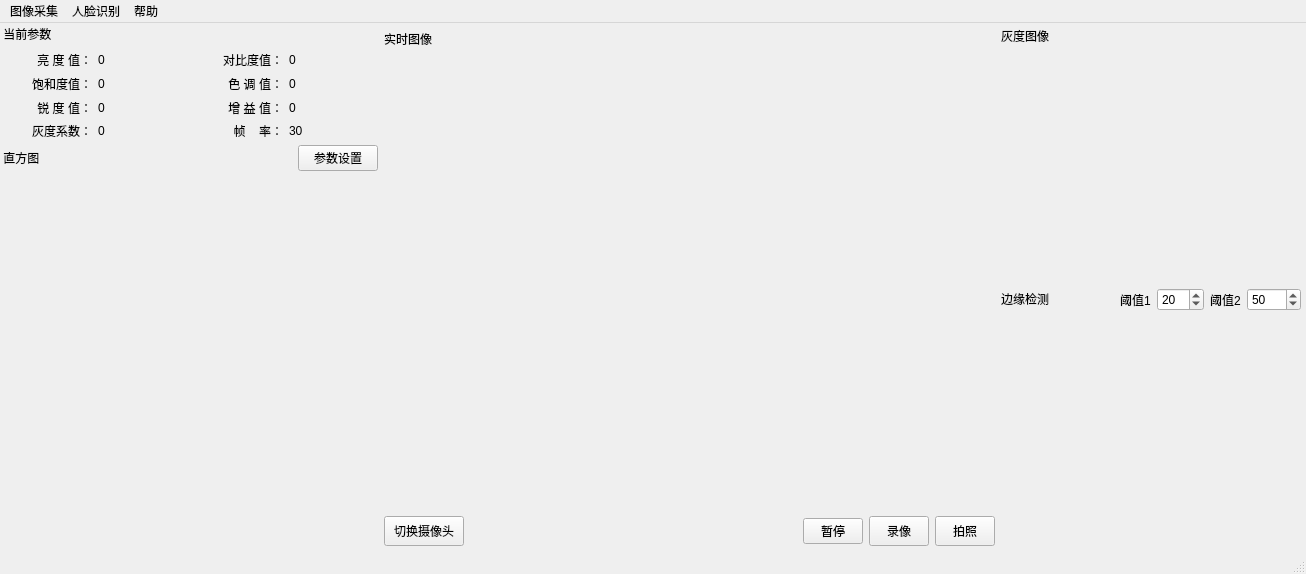
<?xml version="1.0" encoding="UTF-8"?>
<ui version="4.0">
 <class>MainWindow</class>
 <widget class="QMainWindow" name="MainWindow">
  <property name="geometry">
   <rect>
    <x>0</x>
    <y>0</y>
    <width>1306</width>
    <height>574</height>
   </rect>
  </property>
  <property name="minimumSize">
   <size>
    <width>10</width>
    <height>10</height>
   </size>
  </property>
  <property name="windowTitle">
   <string>USB摄像头图像获取及处理软件</string>
  </property>
  <property name="toolTip">
   <string/>
  </property>
  <property name="statusTip">
   <string/>
  </property>
  <widget class="QWidget" name="centralwidget">
   <widget class="QWidget" name="layoutWidget">
    <property name="geometry">
     <rect>
      <x>0</x>
      <y>0</y>
      <width>1301</width>
      <height>523</height>
     </rect>
    </property>
    <layout class="QHBoxLayout" name="horizontalLayout_4">
     <item>
      <layout class="QVBoxLayout" name="verticalLayout_3">
       <item>
        <widget class="QLabel" name="label_pro">
         <property name="minimumSize">
          <size>
           <width>100</width>
           <height>22</height>
          </size>
         </property>
         <property name="maximumSize">
          <size>
           <width>16777215</width>
           <height>23</height>
          </size>
         </property>
         <property name="text">
          <string> 当前参数</string>
         </property>
        </widget>
       </item>
       <item>
        <layout class="QGridLayout" name="gridLayout">
         <item row="1" column="0">
          <widget class="QLabel" name="Label_sat">
           <property name="minimumSize">
            <size>
             <width>0</width>
             <height>16</height>
            </size>
           </property>
           <property name="text">
            <string>饱和度值：</string>
           </property>
           <property name="alignment">
            <set>Qt::AlignRight|Qt::AlignTrailing|Qt::AlignVCenter</set>
           </property>
          </widget>
         </item>
         <item row="2" column="0">
          <widget class="QLabel" name="Label_sha">
           <property name="minimumSize">
            <size>
             <width>0</width>
             <height>16</height>
            </size>
           </property>
           <property name="text">
            <string>锐 度 值：</string>
           </property>
           <property name="alignment">
            <set>Qt::AlignRight|Qt::AlignTrailing|Qt::AlignVCenter</set>
           </property>
          </widget>
         </item>
         <item row="2" column="3">
          <widget class="QLabel" name="Label_gaiV">
           <property name="text">
            <string>0</string>
           </property>
          </widget>
         </item>
         <item row="3" column="1">
          <widget class="QLabel" name="Label_gamV">
           <property name="text">
            <string>0</string>
           </property>
          </widget>
         </item>
         <item row="3" column="3">
          <widget class="QLabel" name="Label_FPSV">
           <property name="text">
            <string>30</string>
           </property>
          </widget>
         </item>
         <item row="0" column="2">
          <widget class="QLabel" name="Label_con">
           <property name="text">
            <string>对比度值：</string>
           </property>
           <property name="alignment">
            <set>Qt::AlignRight|Qt::AlignTrailing|Qt::AlignVCenter</set>
           </property>
          </widget>
         </item>
         <item row="2" column="1">
          <widget class="QLabel" name="Label_shaV">
           <property name="text">
            <string>0</string>
           </property>
          </widget>
         </item>
         <item row="2" column="2">
          <widget class="QLabel" name="Label_gai">
           <property name="text">
            <string>增 益 值：</string>
           </property>
           <property name="alignment">
            <set>Qt::AlignRight|Qt::AlignTrailing|Qt::AlignVCenter</set>
           </property>
          </widget>
         </item>
         <item row="1" column="3">
          <widget class="QLabel" name="Label_hueV">
           <property name="text">
            <string>0</string>
           </property>
          </widget>
         </item>
         <item row="3" column="0">
          <widget class="QLabel" name="Label_gam">
           <property name="minimumSize">
            <size>
             <width>0</width>
             <height>16</height>
            </size>
           </property>
           <property name="text">
            <string>灰度系数：</string>
           </property>
           <property name="alignment">
            <set>Qt::AlignRight|Qt::AlignTrailing|Qt::AlignVCenter</set>
           </property>
          </widget>
         </item>
         <item row="3" column="2">
          <widget class="QLabel" name="Label_FPS">
           <property name="minimumSize">
            <size>
             <width>0</width>
             <height>16</height>
            </size>
           </property>
           <property name="text">
            <string>帧    率：</string>
           </property>
           <property name="alignment">
            <set>Qt::AlignRight|Qt::AlignTrailing|Qt::AlignVCenter</set>
           </property>
          </widget>
         </item>
         <item row="0" column="1">
          <widget class="QLabel" name="Label_briV">
           <property name="text">
            <string>0</string>
           </property>
          </widget>
         </item>
         <item row="0" column="0">
          <widget class="QLabel" name="Label_bri">
           <property name="minimumSize">
            <size>
             <width>0</width>
             <height>16</height>
            </size>
           </property>
           <property name="layoutDirection">
            <enum>Qt::LeftToRight</enum>
           </property>
           <property name="text">
            <string>           亮 度 值：</string>
           </property>
           <property name="alignment">
            <set>Qt::AlignRight|Qt::AlignTrailing|Qt::AlignVCenter</set>
           </property>
          </widget>
         </item>
         <item row="0" column="3">
          <widget class="QLabel" name="Label_conV">
           <property name="text">
            <string>0    </string>
           </property>
          </widget>
         </item>
         <item row="1" column="1">
          <widget class="QLabel" name="Label_satV">
           <property name="text">
            <string>0</string>
           </property>
          </widget>
         </item>
         <item row="1" column="2">
          <widget class="QLabel" name="Label_hue">
           <property name="text">
            <string>色 调 值：</string>
           </property>
           <property name="alignment">
            <set>Qt::AlignRight|Qt::AlignTrailing|Qt::AlignVCenter</set>
           </property>
          </widget>
         </item>
        </layout>
       </item>
       <item>
        <layout class="QHBoxLayout" name="horizontalLayout_2">
         <item>
          <widget class="QLabel" name="label_hist">
           <property name="sizePolicy">
            <sizepolicy hsizetype="Preferred" vsizetype="Fixed">
             <horstretch>0</horstretch>
             <verstretch>0</verstretch>
            </sizepolicy>
           </property>
           <property name="minimumSize">
            <size>
             <width>100</width>
             <height>20</height>
            </size>
           </property>
           <property name="maximumSize">
            <size>
             <width>16777215</width>
             <height>20</height>
            </size>
           </property>
           <property name="text">
            <string> 直方图</string>
           </property>
          </widget>
         </item>
         <item>
          <spacer name="horizontalSpacer_3">
           <property name="orientation">
            <enum>Qt::Horizontal</enum>
           </property>
           <property name="sizeHint" stdset="0">
            <size>
             <width>138</width>
             <height>20</height>
            </size>
           </property>
          </spacer>
         </item>
         <item>
          <widget class="QPushButton" name="ButtonSet">
           <property name="cursor">
            <cursorShape>PointingHandCursor</cursorShape>
           </property>
           <property name="whatsThis">
            <string>&lt;html&gt;&lt;head/&gt;&lt;body&gt;&lt;p&gt;摄像头属性参数的设置&lt;/p&gt;&lt;/body&gt;&lt;/html&gt;</string>
           </property>
           <property name="text">
            <string>参数设置</string>
           </property>
          </widget>
         </item>
        </layout>
       </item>
       <item>
        <widget class="MatplotlibWidget" name="histWidget" native="true">
         <property name="minimumSize">
          <size>
           <width>378</width>
           <height>370</height>
          </size>
         </property>
        </widget>
       </item>
      </layout>
     </item>
     <item>
      <layout class="QVBoxLayout" name="verticalLayout">
       <item>
        <widget class="QLabel" name="label_cam">
         <property name="sizePolicy">
          <sizepolicy hsizetype="Fixed" vsizetype="Preferred">
           <horstretch>0</horstretch>
           <verstretch>0</verstretch>
          </sizepolicy>
         </property>
         <property name="minimumSize">
          <size>
           <width>100</width>
           <height>24</height>
          </size>
         </property>
         <property name="text">
          <string>实时图像</string>
         </property>
        </widget>
       </item>
       <item>
        <widget class="QLabel" name="imagelabel">
         <property name="enabled">
          <bool>true</bool>
         </property>
         <property name="sizePolicy">
          <sizepolicy hsizetype="Fixed" vsizetype="Fixed">
           <horstretch>0</horstretch>
           <verstretch>0</verstretch>
          </sizepolicy>
         </property>
         <property name="minimumSize">
          <size>
           <width>600</width>
           <height>450</height>
          </size>
         </property>
         <property name="maximumSize">
          <size>
           <width>600</width>
           <height>450</height>
          </size>
         </property>
         <property name="text">
          <string/>
         </property>
         <property name="pixmap">
          <pixmap>image/nonentity.png</pixmap>
         </property>
         <property name="scaledContents">
          <bool>true</bool>
         </property>
         <property name="alignment">
          <set>Qt::AlignCenter</set>
         </property>
        </widget>
       </item>
       <item>
        <layout class="QHBoxLayout" name="horizontalLayout_3">
         <item>
          <widget class="QPushButton" name="buttonChoose">
           <property name="sizePolicy">
            <sizepolicy hsizetype="Preferred" vsizetype="Preferred">
             <horstretch>0</horstretch>
             <verstretch>0</verstretch>
            </sizepolicy>
           </property>
           <property name="minimumSize">
            <size>
             <width>80</width>
             <height>23</height>
            </size>
           </property>
           <property name="maximumSize">
            <size>
             <width>1888</width>
             <height>223445</height>
            </size>
           </property>
           <property name="cursor">
            <cursorShape>PointingHandCursor</cursorShape>
           </property>
           <property name="layoutDirection">
            <enum>Qt::RightToLeft</enum>
           </property>
           <property name="text">
            <string>切换摄像头</string>
           </property>
          </widget>
         </item>
         <item>
          <spacer name="horizontalSpacer_2">
           <property name="orientation">
            <enum>Qt::Horizontal</enum>
           </property>
           <property name="sizeHint" stdset="0">
            <size>
             <width>388</width>
             <height>20</height>
            </size>
           </property>
          </spacer>
         </item>
         <item>
          <widget class="QPushButton" name="ButtonStop">
           <property name="minimumSize">
            <size>
             <width>60</width>
             <height>26</height>
            </size>
           </property>
           <property name="maximumSize">
            <size>
             <width>50</width>
             <height>16777215</height>
            </size>
           </property>
           <property name="cursor">
            <cursorShape>PointingHandCursor</cursorShape>
           </property>
           <property name="text">
            <string>暂停</string>
           </property>
           <property name="checkable">
            <bool>true</bool>
           </property>
          </widget>
         </item>
         <item>
          <widget class="QPushButton" name="buttonvideo">
           <property name="sizePolicy">
            <sizepolicy hsizetype="Preferred" vsizetype="Preferred">
             <horstretch>0</horstretch>
             <verstretch>0</verstretch>
            </sizepolicy>
           </property>
           <property name="minimumSize">
            <size>
             <width>60</width>
             <height>23</height>
            </size>
           </property>
           <property name="maximumSize">
            <size>
             <width>60</width>
             <height>30</height>
            </size>
           </property>
           <property name="cursor">
            <cursorShape>PointingHandCursor</cursorShape>
           </property>
           <property name="layoutDirection">
            <enum>Qt::RightToLeft</enum>
           </property>
           <property name="text">
            <string>录像</string>
           </property>
           <property name="checkable">
            <bool>true</bool>
           </property>
           <property name="checked">
            <bool>false</bool>
           </property>
          </widget>
         </item>
         <item>
          <widget class="QPushButton" name="buttoncamera">
           <property name="sizePolicy">
            <sizepolicy hsizetype="Preferred" vsizetype="Preferred">
             <horstretch>0</horstretch>
             <verstretch>0</verstretch>
            </sizepolicy>
           </property>
           <property name="minimumSize">
            <size>
             <width>60</width>
             <height>23</height>
            </size>
           </property>
           <property name="maximumSize">
            <size>
             <width>60</width>
             <height>30</height>
            </size>
           </property>
           <property name="cursor">
            <cursorShape>PointingHandCursor</cursorShape>
           </property>
           <property name="layoutDirection">
            <enum>Qt::RightToLeft</enum>
           </property>
           <property name="text">
            <string>拍照</string>
           </property>
          </widget>
         </item>
        </layout>
       </item>
      </layout>
     </item>
     <item>
      <layout class="QVBoxLayout" name="verticalLayout_2">
       <item>
        <widget class="QLabel" name="label_gray">
         <property name="sizePolicy">
          <sizepolicy hsizetype="Fixed" vsizetype="Fixed">
           <horstretch>100</horstretch>
           <verstretch>24</verstretch>
          </sizepolicy>
         </property>
         <property name="minimumSize">
          <size>
           <width>100</width>
           <height>22</height>
          </size>
         </property>
         <property name="maximumSize">
          <size>
           <width>16777215</width>
           <height>22</height>
          </size>
         </property>
         <property name="text">
          <string>灰度图像</string>
         </property>
        </widget>
       </item>
       <item>
        <widget class="QLabel" name="imageLabel_gray">
         <property name="sizePolicy">
          <sizepolicy hsizetype="Fixed" vsizetype="Fixed">
           <horstretch>0</horstretch>
           <verstretch>0</verstretch>
          </sizepolicy>
         </property>
         <property name="minimumSize">
          <size>
           <width>300</width>
           <height>225</height>
          </size>
         </property>
         <property name="maximumSize">
          <size>
           <width>300</width>
           <height>225</height>
          </size>
         </property>
         <property name="text">
          <string/>
         </property>
         <property name="pixmap">
          <pixmap>image/nonentity.png</pixmap>
         </property>
         <property name="scaledContents">
          <bool>true</bool>
         </property>
         <property name="alignment">
          <set>Qt::AlignCenter</set>
         </property>
        </widget>
       </item>
       <item>
        <layout class="QHBoxLayout" name="horizontalLayout">
         <item>
          <widget class="QLabel" name="cannyLabel">
           <property name="minimumSize">
            <size>
             <width>100</width>
             <height>22</height>
            </size>
           </property>
           <property name="maximumSize">
            <size>
             <width>16777215</width>
             <height>22</height>
            </size>
           </property>
           <property name="text">
            <string>边缘检测</string>
           </property>
          </widget>
         </item>
         <item>
          <spacer name="horizontalSpacer">
           <property name="orientation">
            <enum>Qt::Horizontal</enum>
           </property>
           <property name="sizeHint" stdset="0">
            <size>
             <width>40</width>
             <height>20</height>
            </size>
           </property>
          </spacer>
         </item>
         <item>
          <widget class="QLabel" name="lowThresholdLabel">
           <property name="text">
            <string>阈值1</string>
           </property>
          </widget>
         </item>
         <item>
          <widget class="QSpinBox" name="Threshold1">
           <property name="cursor">
            <cursorShape>PointingHandCursor</cursorShape>
           </property>
           <property name="maximum">
            <number>500</number>
           </property>
           <property name="value">
            <number>20</number>
           </property>
          </widget>
         </item>
         <item>
          <widget class="QLabel" name="highThresholdLabel">
           <property name="text">
            <string>阈值2</string>
           </property>
          </widget>
         </item>
         <item>
          <widget class="QSpinBox" name="Threshold2">
           <property name="cursor">
            <cursorShape>PointingHandCursor</cursorShape>
           </property>
           <property name="maximum">
            <number>1000</number>
           </property>
           <property name="value">
            <number>50</number>
           </property>
          </widget>
         </item>
        </layout>
       </item>
       <item>
        <widget class="QLabel" name="imageLabel_edge">
         <property name="sizePolicy">
          <sizepolicy hsizetype="Fixed" vsizetype="Fixed">
           <horstretch>0</horstretch>
           <verstretch>0</verstretch>
          </sizepolicy>
         </property>
         <property name="minimumSize">
          <size>
           <width>300</width>
           <height>225</height>
          </size>
         </property>
         <property name="maximumSize">
          <size>
           <width>300</width>
           <height>225</height>
          </size>
         </property>
         <property name="text">
          <string/>
         </property>
         <property name="pixmap">
          <pixmap>image/nonentity.png</pixmap>
         </property>
         <property name="scaledContents">
          <bool>true</bool>
         </property>
         <property name="alignment">
          <set>Qt::AlignCenter</set>
         </property>
        </widget>
       </item>
      </layout>
     </item>
    </layout>
   </widget>
  </widget>
  <widget class="QMenuBar" name="menubar">
   <property name="geometry">
    <rect>
     <x>0</x>
     <y>0</y>
     <width>1306</width>
     <height>23</height>
    </rect>
   </property>
   <widget class="QMenu" name="SettingMenu">
    <property name="title">
     <string>图像采集</string>
    </property>
    <addaction name="ChooseCameraAction"/>
    <addaction name="setPropertyAction"/>
    <addaction name="SaveSetAction"/>
    <addaction name="separator"/>
    <addaction name="DefaultAction"/>
   </widget>
   <widget class="QMenu" name="HelpMenu">
    <property name="title">
     <string>帮助</string>
    </property>
    <addaction name="AboutAction"/>
    <addaction name="HelpAction"/>
   </widget>
   <widget class="QMenu" name="menu">
    <property name="title">
     <string>人脸识别</string>
    </property>
    <addaction name="FaceDetection"/>
    <addaction name="FaceRecognition"/>
    <addaction name="separator"/>
    <addaction name="FaceCapture"/>
    <addaction name="ModelTraining"/>
   </widget>
   <addaction name="SettingMenu"/>
   <addaction name="menu"/>
   <addaction name="HelpMenu"/>
  </widget>
  <widget class="QStatusBar" name="status"/>
  <action name="setPropertyAction">
   <property name="text">
    <string>摄像头参数设置</string>
   </property>
   <property name="shortcut">
    <string>Alt+P</string>
   </property>
  </action>
  <action name="DefaultAction">
   <property name="text">
    <string>恢复初始值</string>
   </property>
   <property name="toolTip">
    <string>恢复初始值</string>
   </property>
   <property name="shortcut">
    <string>Ctrl+R</string>
   </property>
  </action>
  <action name="AboutAction">
   <property name="text">
    <string>关于</string>
   </property>
   <property name="shortcut">
    <string>Alt+A</string>
   </property>
  </action>
  <action name="HelpAction">
   <property name="text">
    <string>帮助</string>
   </property>
   <property name="shortcut">
    <string>Alt+H</string>
   </property>
  </action>
  <action name="ChooseCameraAction">
   <property name="text">
    <string>切换摄像头</string>
   </property>
   <property name="shortcut">
    <string>Alt+C</string>
   </property>
  </action>
  <action name="SaveSetAction">
   <property name="text">
    <string>图像获取设置</string>
   </property>
   <property name="shortcut">
    <string>Alt+S</string>
   </property>
  </action>
  <action name="FaceDetection">
   <property name="checkable">
    <bool>true</bool>
   </property>
   <property name="checked">
    <bool>false</bool>
   </property>
   <property name="enabled">
    <bool>true</bool>
   </property>
   <property name="text">
    <string>人脸检测</string>
   </property>
  </action>
  <action name="FaceRecognition">
   <property name="checkable">
    <bool>true</bool>
   </property>
   <property name="enabled">
    <bool>false</bool>
   </property>
   <property name="text">
    <string>人脸识别</string>
   </property>
  </action>
  <action name="FaceCapture">
   <property name="checkable">
    <bool>true</bool>
   </property>
   <property name="enabled">
    <bool>false</bool>
   </property>
   <property name="text">
    <string>人脸采集</string>
   </property>
  </action>
  <action name="ModelTraining">
   <property name="enabled">
    <bool>false</bool>
   </property>
   <property name="text">
    <string>模型训练</string>
   </property>
  </action>
 </widget>
 <customwidgets>
  <customwidget>
   <class>MatplotlibWidget</class>
   <extends>QWidget</extends>
   <header>MatplotlibWidget</header>
   <container>1</container>
  </customwidget>
 </customwidgets>
 <resources/>
 <connections/>
</ui>
